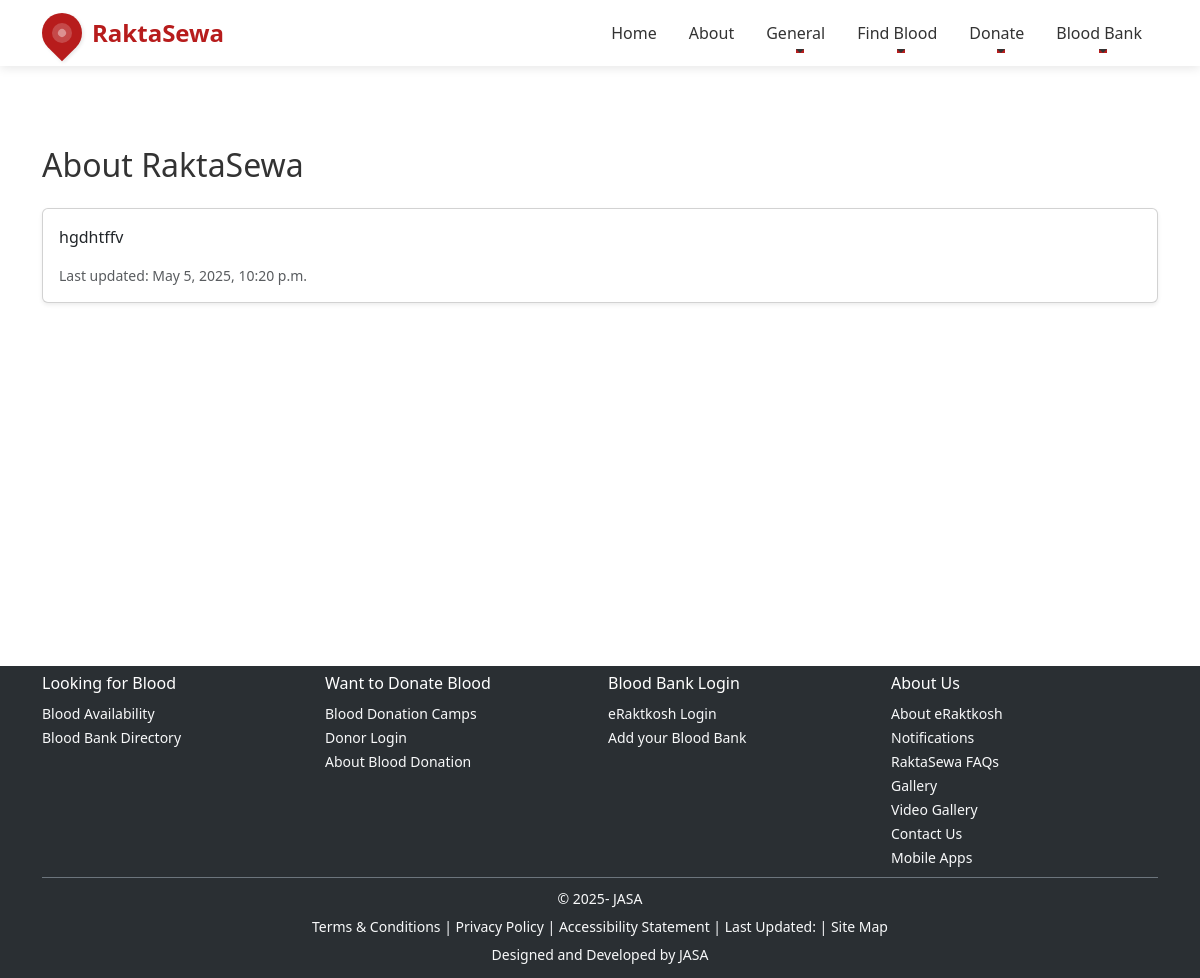
Page /about/ on the earlier database version.
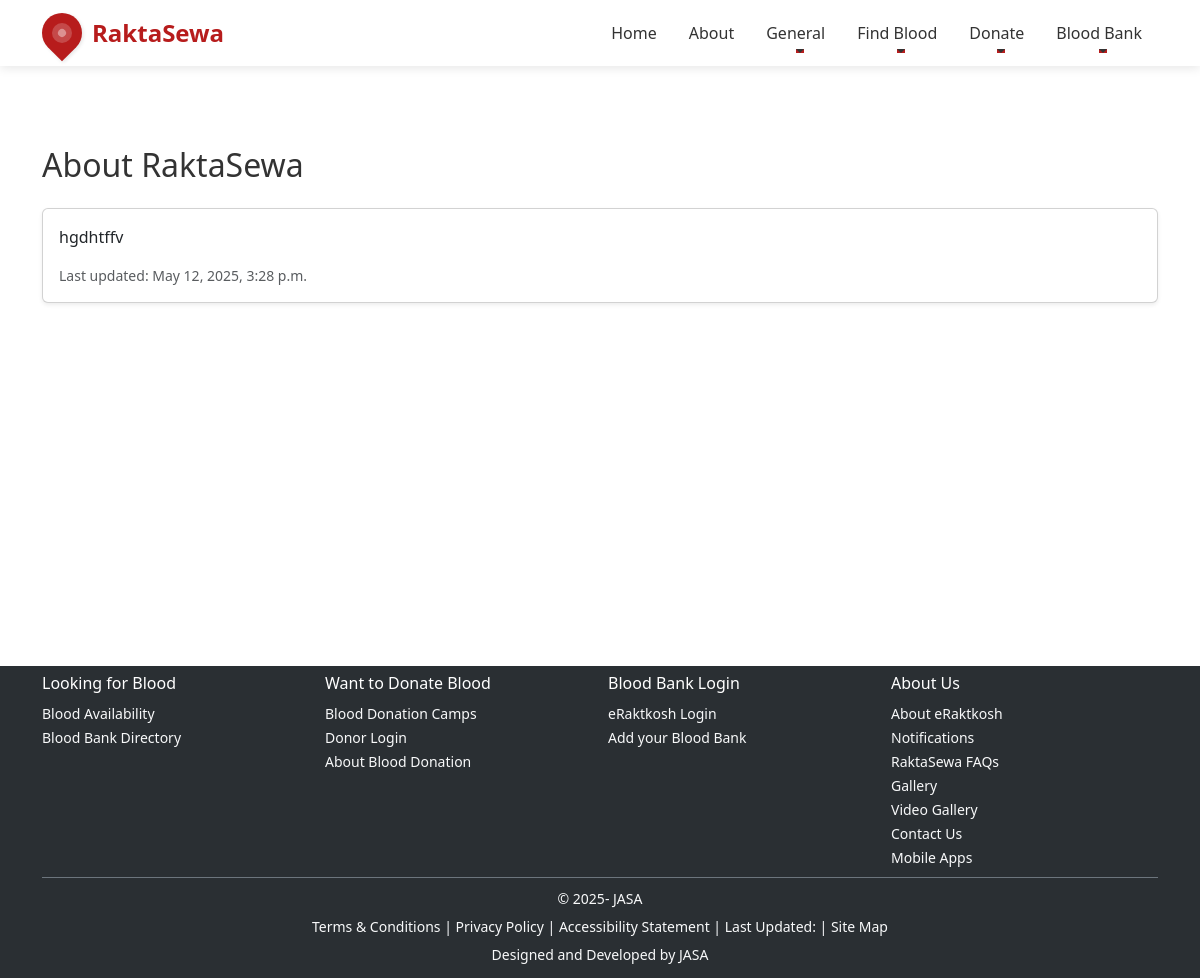
Same page on the later database version.
### core/models.py (models this page shows, shortened)
class AboutRaktaSewa(models.Model):
    content = models.TextField()
    updated_at = models.DateTimeField(auto_now=True)
    class Meta:
        verbose_name = "About RaktaSewa"
        verbose_name_plural = "About RaktaSewa"

### core/views.py (the view)
# urls.py: path('about/', views.about, name='about'),
def about(request):
    about = AboutRaktaSewa.objects.last()
    return render(request, 'about.html', {'about': about})

### templates/about.html (shortened to what this page needs)
{% extends 'base.html' %}
{% load static %}
{% block content %}
<div class="container my-5">
  <h2 class="mb-4">About RaktaSewa</h2>
  <div class="card shadow-sm">
    <div class="card-body">
      {{ about.content|linebreaks }}
      <div class="text-muted small mt-3">Last updated: {{ about.updated_at|date:"F j, Y, g:i a" }}</div>
    </div>
  </div>
</div>
{% endblock %}

Differences in the rows shown:
changed AboutRaktaSewa "hgdhtffv": updated_at "May 5, 2025, 10:20 p.m." → "May 12, 2025, 3:28 p.m."
